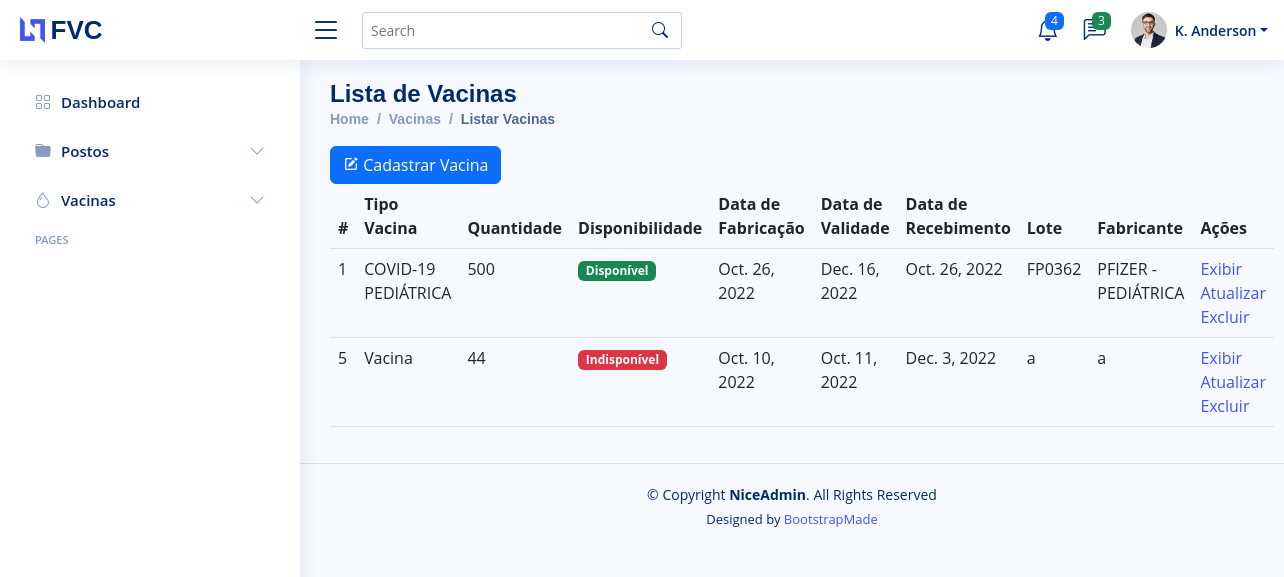
/vacindex/, run on an earlier commit of the app's database.
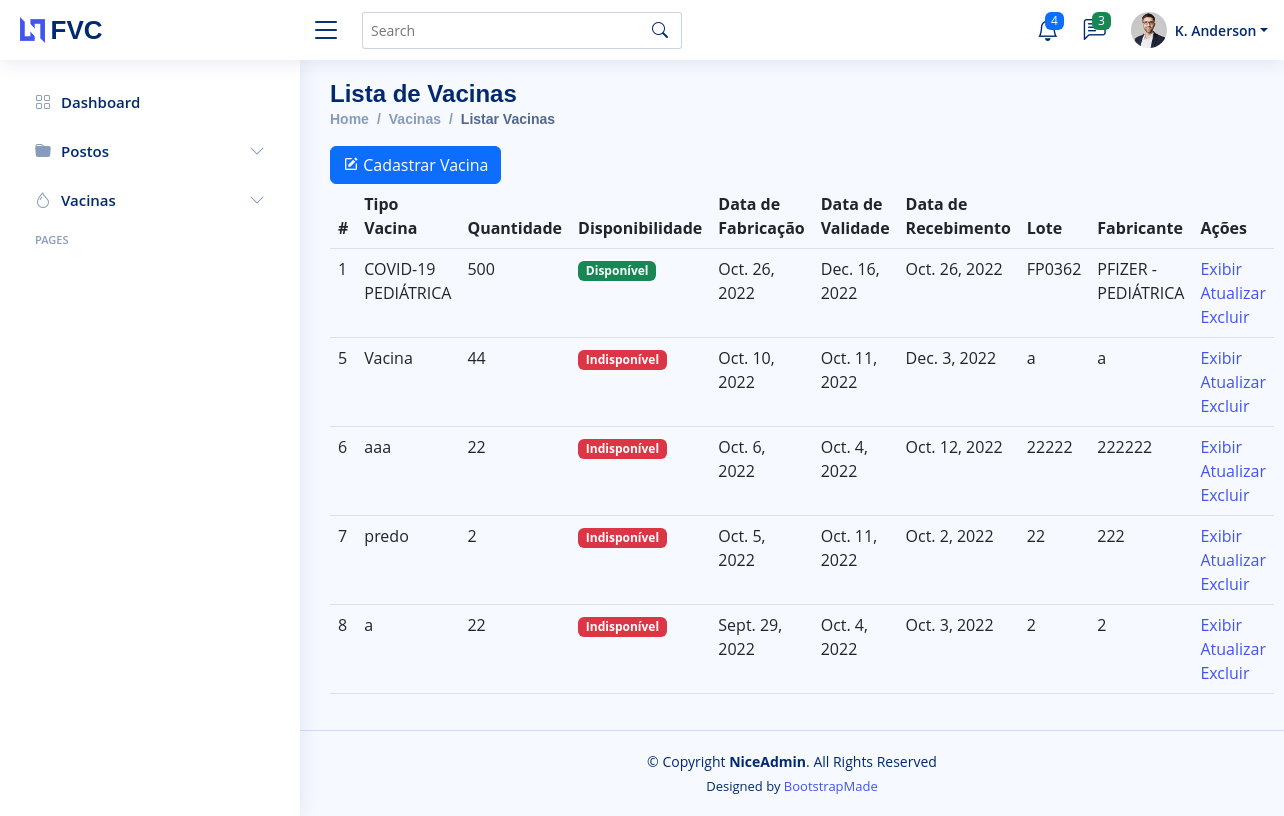
And on a later commit of the database.
### core/models.py (models this page shows, shortened)
class vacinas(models.Model):
    vac_tipo_vacina = models.CharField(max_length = 120)
    vac_lote = models.CharField(max_length = 45)
    vac_fabricante = models.CharField(max_length = 45)
    vac_descricao = models.TextField(max_length = 300)
    vac_quantidade = models.IntegerField()
    vac_disponibilidade = models.BooleanField()
    vac_contraindicacao = models.TextField(max_length = 300)
    vac_reacoes = models.TextField(max_length = 300)
    vac_data_fabricacao = models.DateField()
    vac_data_validade = models.DateField()
    vac_data_recebimento = models.DateField()
    class Meta:
        verbose_name_plural = "Vacinas"

### core/views.py (the view)
# urls.py: path('vacindex/', vac_index, name= "lista_vacinas"),
def vac_index(request):
    vacina = vacinas.objects.all()
    pacote = {"vacinaChave": vacina}
    return render(request, "vac-index.html", pacote)

### core/templates/vac-index.html (shortened to what this page needs)
{%extends 'layouts/pages-blank.html'%}
{%block page-name%}Lista de Vacinas{%endblock page-name%}
{%block directory%}
<li class="breadcrumb-item"><a href="index.html">Home</a></li>
<li class="breadcrumb-item">Vacinas</li>
<li class="breadcrumb-item active">Listar Vacinas</li>
{%endblock directory%}
{%block main-content%}
<a href= "{% url 'create_vacinas'%}">
  <button type="button" class="btn btn-primary">
    <i class="bx bxs-edit"></i>
    Cadastrar Vacina
  </button>
  </a>
<table class="table">
  <thead>
    <tr>
      <th scope="col">#</th>
      <th scope="col">Tipo Vacina</th>
      <th scope="col">Quantidade</th>
      <th scope="col">Disponibilidade</th>
      <th scope="col">Data de Fabricação</th>
      <th scope="col">Data de Validade</th>
      <th scope="col">Data de Recebimento</th>
      <th scope="col">Lote</th>
      <th scope="col">Fabricante</th>
      <th scope="col">Ações</th>
    </tr>
  </thead>
  <tbody>
    {%for i in vacinaChave%}
    <tr>
        <td>{{i.id}} </td>
        <td>{{i.vac_tipo_vacina}}</td>
        <td>{{i.vac_quantidade}}</td>
        {%if i.vac_disponibilidade%}
        <td><span class="badge bg-success">Disponível</span></td>
        {% else %}
        <td><span class="badge bg-danger">Indisponível</span></td>
        {% endif %}
        <td>{{i.vac_data_fabricacao}} </td>
        <td>{{i.vac_data_validade}} </td>
        <td>{{i.vac_data_recebimento}} </td>
        <td>{{i.vac_lote}} </td>
        <td>{{i.vac_fabricante}} </td>
        <td>
            <a href="{%url 'show_vacinas' i.id%}">Exibir</a>
            <a href="{%url 'update_vacinas' i.id%}">Atualizar</a>
            <a href="{%url 'delete_vacinas' i.id%}">Excluir</a>
        </td>
    </tr>
    {%endfor%}
  </tbody>
</table>
{%endblock main-content%}

### core/templates/layouts/pages-blank.html (shortened to what this page needs)
<!DOCTYPE html>
<html lang="en">
{%load static%}
<head>
  <link href="{% static 'assets/vendor/bootstrap/css/bootstrap.min.css'%}" rel="stylesheet">
  <link href="{% static 'assets/vendor/bootstrap-icons/bootstrap-icons.css'%}" rel="stylesheet">
  <link href="{% static 'assets/vendor/boxicons/css/boxicons.min.css'%}" rel="stylesheet">
  <link href="{% static 'assets/vendor/quill/quill.snow.css'%}" rel="stylesheet">
  <link href="{% static 'assets/vendor/quill/quill.bubble.css'%}" rel="stylesheet">
  <link href="{% static 'assets/vendor/remixicon/remixicon.css'%}" rel="stylesheet">
  <link href="{% static 'assets/vendor/simple-datatables/style.css'%}" rel="stylesheet">
  <link href="{% static 'assets/css/style.css'%}" rel="stylesheet">
</head>
<body>
  <header id="header" class="header fixed-top d-flex align-items-center">
    <div class="d-flex align-items-center justify-content-between">
      <a href="index.html" class="logo d-flex align-items-center">
        <img src="assets/img/logo.png" alt="">
        <span class="d-none d-lg-block">FVC</span>
      </a>
      <i class="bi bi-list toggle-sidebar-btn"></i>
    </div>
    <div class="search-bar">
      <form class="search-form d-flex align-items-center" method="POST" action="#">
        <input type="text" name="query" placeholder="Search" title="Enter search keyword">
        <button type="submit" title="Search"><i class="bi bi-search"></i></button>
      </form>
    </div>
    <nav class="header-nav ms-auto">
      <ul class="d-flex align-items-center">
        <li class="nav-item dropdown">
          <a class="nav-link nav-icon" href="#" data-bs-toggle="dropdown">
            <i class="bi bi-bell"></i>
            <span class="badge bg-primary badge-number">4</span>
          </a>
        </li>
        <li class="nav-item dropdown">
          <a class="nav-link nav-icon" href="#" data-bs-toggle="dropdown">
            <i class="bi bi-chat-left-text"></i>
            <span class="badge bg-success badge-number">3</span>
          </a>
        </li>
        <li class="nav-item dropdown pe-3">
          <a class="nav-link nav-profile d-flex align-items-center pe-0" href="#" data-bs-toggle="dropdown">
            <img src="assets/img/profile-img.jpg" alt="Profile" class="rounded-circle">
            <span class="d-none d-md-block dropdown-toggle ps-2">K. Anderson</span>
          </a>
        </li>
      </ul>
    </nav>
  </header>
  <aside id="sidebar" class="sidebar">
    <ul class="sidebar-nav" id="sidebar-nav">
      <li class="nav-item">
        <a class="nav-link collapsed" href="index.html">
          <i class="bi bi-grid"></i>
          <span>Dashboard</span>
        </a>
      </li>
      <li class="nav-item">
        <a class="nav-link collapsed" data-bs-target="#components-nav" data-bs-toggle="collapse" href="#">
          <i class="bi bi-folder-fill"></i><span>Postos</span><i class="bi bi-chevron-down ms-auto"></i>
        </a>
      </li>
      <li class="nav-item">
        <a class="nav-link collapsed" data-bs-target="#forms-nav" data-bs-toggle="collapse" href="#">
          <i class="bi bi-droplet"></i><span>Vacinas</span><i class="bi bi-chevron-down ms-auto"></i>
        </a>
      </li>
      <li class="nav-heading">Pages</li>
  </aside>
  <main id="main" class="main">
    <div class="pagetitle">
      <h1>{%block page-name%}{%endblock page-name%}</h1>
      <nav>
        <ol class="breadcrumb">
          {%block directory%}
          {%endblock directory%}
        </ol>
      </nav>
    </div>
    <section class="section">
      {%block main-content%}
      {%endblock main-content%}
    </section>
  </main>
  <footer id="footer" class="footer">
    <div class="copyright">
      &copy; Copyright <strong><span>NiceAdmin</span></strong>. All Rights Reserved
    </div>
    <div class="credits">
      Designed by <a href="https://bootstrapmade.com/">BootstrapMade</a>
    </div>
  </footer>
</body>
</html>

### core/static/assets/css/style.css (style rules this page uses)
:root { scroll-behavior: smooth; }
body { font-family: "Open Sans", sans-serif; background: #f6f9ff; color: #444444; }
a { color: #4154f1; text-decoration: none; }
h1, h2, h3, h4, h5, h6 { font-family: "Nunito", sans-serif; }
#main { margin-top: 60px; padding: 20px 30px; transition: all 0.3s; }
.pagetitle { margin-bottom: 10px; }
.pagetitle h1 { font-size: 24px; margin-bottom: 0; font-weight: 600; color: #012970; }
.breadcrumb { font-size: 14px; font-family: "Nunito", sans-serif; color: #899bbd; font-weight: 600; }
.breadcrumb a { color: #899bbd; transition: 0.3s; }
.breadcrumb .breadcrumb-item::before { color: #899bbd; }
.breadcrumb .active { color: #51678f; font-weight: 600; }
.logo { line-height: 1; }
@media (min-width: 1200px) { .logo { width: 280px; } }
.logo img { max-height: 26px; margin-right: 6px; }
.logo span { font-size: 26px; font-weight: 700; color: #012970; font-family: "Nunito", sans-serif; }
.header { transition: all 0.5s; z-index: 997; height: 60px; box-shadow: 0px 2px 20px rgba(1, 41, 112, 0.1); background-color: #fff; padding-left: 20px; }
.header .toggle-sidebar-btn { font-size: 32px; padding-left: 10px; cursor: pointer; color: #012970; }
.header .search-bar { min-width: 360px; padding: 0 20px; }
.header .search-form { width: 100%; }
.header .search-form input { border: 0; font-size: 14px; color: #012970; border: 1px solid rgba(1, 41, 112, 0.2); padding: 7px 38px 7px 8px; border-radius: 3px; transition: 0.3s; width: 100%; }
.header .search-form button { border: 0; padding: 0; margin-left: -30px; background: none; }
.header .search-form button i { color: #012970; }
.header-nav ul { list-style: none; }
.header-nav>ul { margin: 0; padding: 0; }
.header-nav .nav-icon { font-size: 22px; color: #012970; margin-right: 25px; position: relative; }
.header-nav .nav-profile { color: #012970; }
.header-nav .nav-profile img { max-height: 36px; }
.header-nav .nav-profile span { font-size: 14px; font-weight: 600; }
.header-nav .badge-number { position: absolute; inset: -2px -5px auto auto; font-weight: normal; font-size: 12px; padding: 3px 6px; }
.sidebar { position: fixed; top: 60px; left: 0; bottom: 0; width: 300px; z-index: 996; transition: all 0.3s; padding: 20px; overflow-y: auto; scrollbar-width: thin; scrollbar-color: #aab7cf transparent; box-shadow: 0px 0px 20px rgba(1, 41, 112, 0.1); background-color: #fff; }
@media (min-width: 1200px) { #main, #footer { margin-left: 300px; } }
.sidebar-nav { padding: 0; margin: 0; list-style: none; }
.sidebar-nav li { padding: 0; margin: 0; list-style: none; }
.sidebar-nav .nav-item { margin-bottom: 5px; }
.sidebar-nav .nav-heading { font-size: 11px; text-transform: uppercase; color: #899bbd; font-weight: 600; margin: 10px 0 5px 15px; }
.sidebar-nav .nav-link { display: flex; align-items: center; font-size: 15px; font-weight: 600; color: #4154f1; transition: 0.3; background: #f6f9ff; padding: 10px 15px; border-radius: 4px; }
.sidebar-nav .nav-link i { font-size: 16px; margin-right: 10px; color: #4154f1; }
.sidebar-nav .nav-link.collapsed { color: #012970; background: #fff; }
.sidebar-nav .nav-link.collapsed i { color: #899bbd; }
.sidebar-nav .nav-link .bi-chevron-down { margin-right: 0; transition: transform 0.2s ease-in-out; }
.footer { padding: 20px 0; font-size: 14px; transition: all 0.3s; border-top: 1px solid #cddfff; }
.footer .copyright { text-align: center; color: #012970; }
.footer .credits { padding-top: 5px; text-align: center; font-size: 13px; color: #012970; }

What changed in the data, as far as the page shows it:
added vacinas: id "6", vac_tipo_vacina "aaa", vac_quantidade "22", vac_disponibilidade "Indisponível", vac_data_fabricacao "Oct. 6, 2022", vac_data_validade "Oct. 4, 2022", vac_data_recebimento "Oct. 12, 2022", vac_lote "22222", vac_fabricante "222222"
added vacinas: id "7", vac_tipo_vacina "predo", vac_quantidade "2", vac_disponibilidade "Indisponível", vac_data_fabricacao "Oct. 5, 2022", vac_data_validade "Oct. 11, 2022", vac_data_recebimento "Oct. 2, 2022", vac_lote "22", vac_fabricante "222"
added vacinas: id "8", vac_tipo_vacina "a", vac_quantidade "22", vac_disponibilidade "Indisponível", vac_data_fabricacao "Sept. 29, 2022", vac_data_validade "Oct. 4, 2022", vac_data_recebimento "Oct. 3, 2022", vac_lote "2", vac_fabricante "2"
